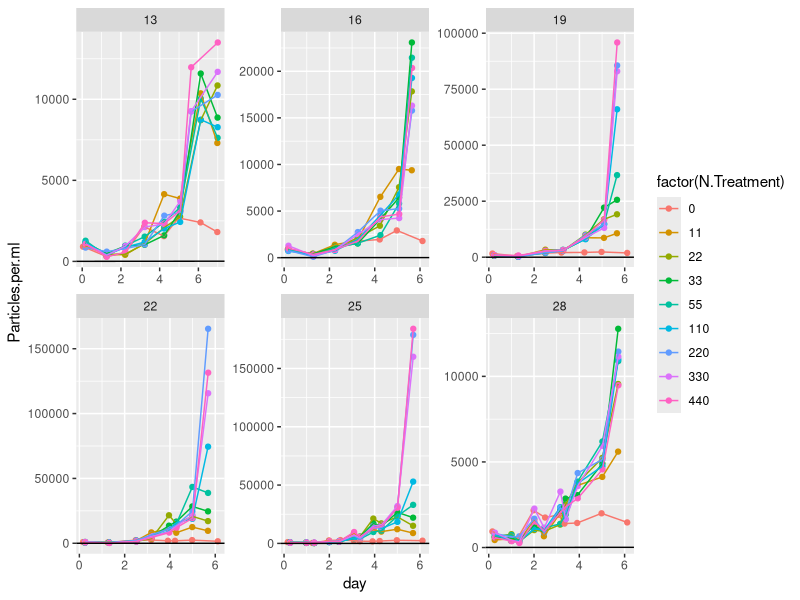
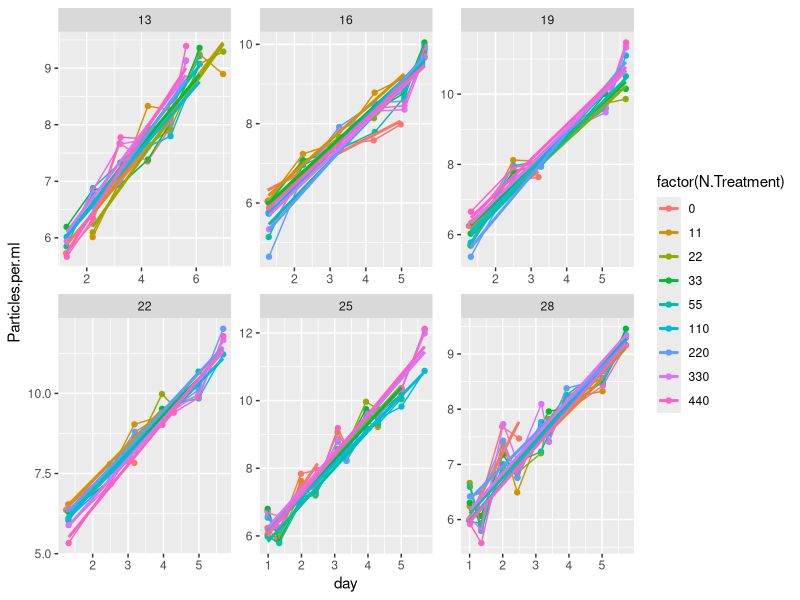

Generate these figures, in order, with R: (Note: this script raises an error after producing the figures.)
library(tidyverse)
library(broom)
library(minpack.lm)
library(purrr)
library(stringr)
library(dplyr)

CS <- read_csv("data/monod_data/CS_15_08_04.csv")


#take raw data, add actual N concentrations
CSN<- CS %>% 	
  mutate(day = Hours.since.Innoc/24) %>% 
  mutate(N.Treatment = str_replace(N.Treatment, "1", "11")) %>%
  mutate(N.Treatment = str_replace(N.Treatment, "2", "22")) %>% 
  mutate(N.Treatment = str_replace(N.Treatment, "3", "33")) %>%
  mutate(N.Treatment = str_replace(N.Treatment, "4", "55")) %>%
  mutate(N.Treatment = str_replace(N.Treatment, "5", "110")) %>%
  mutate(N.Treatment = str_replace(N.Treatment, "6", "220")) %>%
  mutate(N.Treatment = str_replace(N.Treatment, "7", "330")) %>%
  mutate(N.Treatment = str_replace(N.Treatment, "8", "440")) %>%  
  mutate(N.Treatment = str_replace(N.Treatment, "1105", "55")) %>% 
  mutate(N.Treatment = as.numeric(N.Treatment))

#plot raw data 
CSN %>% 
  #mutate(Particles.per.ml = log(Particles.per.ml)) %>% 
  ggplot(data = ., aes(x = day, y = Particles.per.ml, color = factor(N.Treatment))) + geom_point() +
  facet_wrap( ~ Temperature, scales = "free") + geom_line() + geom_abline(slope = 1, intercept = 5)


#filter out data where K seems to have been reaCSed beyond the variability expected by noise (quite arbitrary)
CSfiltered<- CS %>% 
  mutate(day = Hours.since.Innoc/24) %>% 
  filter(  Temperature == 13 & N.Treatment == 8 & day<6.5|
           Temperature == 13 & N.Treatment == 7 & day<6.5|
           Temperature == 13 & N.Treatment == 6 & day<6.5 & day>2| 
           Temperature == 13 & N.Treatment == 5 & day<6.5|
           Temperature == 13 & N.Treatment == 4 & day<6.5|
           Temperature == 13 & N.Treatment == 3 & day<6.5|
           Temperature == 13 & N.Treatment == 2 & day<7 & day>2|
           Temperature == 13 & N.Treatment == 1 & day<7 & day>2|
           Temperature == 13 & N.Treatment == 0 & day<5.5 & day>0.5|
           Temperature == 16 & N.Treatment == 8 & day<6|
           Temperature == 16 & N.Treatment == 7 & day<6|
           Temperature == 16 & N.Treatment == 6 & day<6| 
           Temperature == 16 & N.Treatment == 5 & day<6|
           Temperature == 16 & N.Treatment == 4 & day<6|
           Temperature == 16 & N.Treatment == 3 & day<6|
           Temperature == 16 & N.Treatment == 2 & day<6|
           Temperature == 16 & N.Treatment == 1 & day<5.5|
           Temperature == 16 & N.Treatment == 0 & day<5.5 & day>0.5|
           Temperature == 19 & N.Treatment == 8 & day<6|
           Temperature == 19 & N.Treatment == 7 & day<6|
           Temperature == 19 & N.Treatment == 6 & day<6| 
           Temperature == 19 & N.Treatment == 5 & day<6|
           Temperature == 19 & N.Treatment == 4 & day<6|
           Temperature == 19 & N.Treatment == 3 & day<6 |
           Temperature == 19 & N.Treatment == 2 & day<6 |
           Temperature == 19 & N.Treatment == 1 & day<5 |
           Temperature == 19 & N.Treatment == 0 & day<3.5 & day>0.5|
           Temperature == 22 & N.Treatment == 8 & day<6 |
           Temperature == 22 & N.Treatment == 7 & day<6 |
           Temperature == 22 & N.Treatment == 6 & day<6 | 
           Temperature == 22 & N.Treatment == 5 & day<6 |
           Temperature == 22 & N.Treatment == 4 & day<5.5 |
           Temperature == 22 & N.Treatment == 3 & day<5.5 |
           Temperature == 22 & N.Treatment == 2 & day<5.5 |
           Temperature == 22 & N.Treatment == 1 & day<4 |
           Temperature == 22 & N.Treatment == 0 & day<3.5 & day>0.5|
           Temperature == 25 & N.Treatment == 8 & day<6 |
           Temperature == 25 & N.Treatment == 7 & day<6 |
           Temperature == 25 & N.Treatment == 6 & day<6 | 
           Temperature == 25 & N.Treatment == 5 & day<6 |
           Temperature == 25 & N.Treatment == 4 & day<5.5 |
           Temperature == 25 & N.Treatment == 3 & day<5.5 |
           Temperature == 25 & N.Treatment == 2 & day<5.5 |
           Temperature == 25 & N.Treatment == 1 & day<4.5 |
           Temperature == 25 & N.Treatment == 0 & day<2.8 & day>0.5|
           Temperature == 28 & N.Treatment == 8 & day<6 |
           Temperature == 28 & N.Treatment == 7 & day<6 |
           Temperature == 28 & N.Treatment == 6 & day<6 | 
           Temperature == 28 & N.Treatment == 5 & day<6 |
           Temperature == 28 & N.Treatment == 4 & day<6 |
           Temperature == 28 & N.Treatment == 3 & day<6 |
           Temperature == 28 & N.Treatment == 2 & day<6 |
           Temperature == 28 & N.Treatment == 1 & day<5.5 |
           Temperature == 28 & N.Treatment == 0 & day>0.5 & day<2.8  )

#take filtered data, add actual N concentrations
CSfilteredN <- CSfiltered %>% 	
  mutate(N.Treatment = str_replace(N.Treatment, "1", "11")) %>%
  mutate(N.Treatment = str_replace(N.Treatment, "2", "22")) %>% 
  mutate(N.Treatment = str_replace(N.Treatment, "3", "33")) %>%
  mutate(N.Treatment = str_replace(N.Treatment, "4", "55")) %>%
  mutate(N.Treatment = str_replace(N.Treatment, "5", "110")) %>%
  mutate(N.Treatment = str_replace(N.Treatment, "6", "220")) %>%
  mutate(N.Treatment = str_replace(N.Treatment, "7", "330")) %>%
  mutate(N.Treatment = str_replace(N.Treatment, "8", "440")) %>%  
  mutate(N.Treatment = str_replace(N.Treatment, "1105", "55")) %>% 
  mutate(N.Treatment = as.numeric(N.Treatment))


#plot filtered data - linear model fits...
CSfilteredN %>% 
  filter(day>0.5) %>% 
  mutate(Particles.per.ml = log(Particles.per.ml+1)) %>% 
  ggplot(data = ., aes(x = day, y = Particles.per.ml, color = factor(N.Treatment))) + geom_point() +
  facet_wrap( ~ Temperature, scales = "free") + geom_line() + 
  geom_smooth(method=lm, se=FALSE) 


linear_r<-CSfilteredN %>% 
    mutate(Particles.per.ml = log(Particles.per.ml)) %>% 
    filter(day>0.5) %>% 
    group_by(N.Treatment, Temperature) %>% 
    do(tidy(lm(Particles.per.ml ~ day, data=.))) 
write_csv(linear_r, "data-processed/CS_r_lm.csv")

#plot monod curves with error
linear_r %>% 
    filter(term=="day") %>% 
    ggplot(aes(x = N.Treatment, y = estimate, color = factor(N.Treatment))) + geom_point(size = 4) +
      theme_bw() + facet_wrap( ~ Temperature) + 
    geom_errorbar(aes(ymin=estimate-std.error, ymax=estimate+std.error), width=.2)
ggsave("figures/CS_monod_curves.png")

#plot linear fit over raw data
linear_r_aug<- CSfilteredN %>% 
  mutate(Particles.per.ml = log(Particles.per.ml+1)) %>% 
  filter(day>0.5) %>% 
  group_by(N.Treatment, Temperature) %>% 
  do(augment(lm(Particles.per.ml ~ day, data=.))) 

CSN %>% 
  mutate(Particles.per.ml = log(Particles.per.ml)) %>% 
  filter(N.Treatment==11) %>% 
  ggplot(data = ., aes(x = day, y = Particles.per.ml, color = factor(N.Treatment))) + 
           geom_point() +
  facet_wrap( ~ Temperature, scales = "free") + geom_line() + 
  geom_line(data=subset(linear_r_aug, linear_r_aug$N.Treatment==11), aes(x=day, y=.fitted, colour=factor(N.Treatment)))
  #geom_line(data=linear_r_aug, aes(x=day, y=.fitted, colour=factor(N.Treatment)))

ggsave("figures/CS_linear_R_fits.png")

#fitting monod curve -------
CS_r_lm<-read_csv("data-processed/CS_r_lm.csv") #read in the data

CS_ks_umax<-CS_r_lm %>%
  filter(N.Treatment!=0) %>%
  filter(term=="day") %>% 
  group_by(Temperature) %>% 
  mutate(r_estimate=estimate) %>% 
  do(tidy(nls(r_estimate ~ umax* (N.Treatment / (ks+ N.Treatment)),
              data= .,  start=list(ks = 0.001, umax = 0.01), algorithm="port", lower=list(c=0, d=0),
              control = nls.control(maxiter=100, minFactor=1/204800000))))
write_csv(CS_ks_umax, "data-processed/CS_ks_umax.csv")

CS_ks_umax_fitted<-CS_r_lm %>%
  filter(N.Treatment!=0) %>%
  filter(term=="day") %>% 
  group_by(Temperature) %>% 
  mutate(r_estimate=estimate) %>% 
  do(augment(nls(r_estimate ~ umax* (N.Treatment / (ks+ N.Treatment)),
                 data= .,  start=list(ks = 0.001, umax = 0.01), algorithm="port", lower=list(c=0, d=0),
                 control = nls.control(maxiter=100, minFactor=1/204800000))))

#plot monod curves with fitted line
linear_r %>% 
  filter(term=="day") %>% 
  filter(N.Treatment!=0) %>%
  ggplot(aes(x = N.Treatment, y = estimate, color = factor(N.Treatment))) + geom_point(size = 4) +
  theme_bw() + facet_wrap( ~ Temperature) + 
  geom_errorbar(aes(ymin=estimate-std.error, ymax=estimate+std.error), width=.2) + 
  geom_line(data=CS_ks_umax_fitted, aes(x=N.Treatment, y=.fitted), color=1) 


#stat_function(fun = function(x) test$umax[3]*(x / (test$ks[3]+ x)))
#joey please help me draw line from a dataframe that parse out over plots by temperature

CS_ks_umax %>%
  filter(term=="umax") %>%
  ggplot(aes(x = Temperature, y = estimate)) + geom_point(size = 2) +
  geom_errorbar(aes(ymin=estimate-std.error, ymax=estimate+std.error), width=.2)
  
CS_ks_umax %>%
  filter(term=="ks") %>%
  ggplot(aes(x = Temperature, y = estimate)) + geom_point(size = 4) +
  geom_errorbar(aes(ymin=estimate-std.error, ymax=estimate+std.error), width=.2)


# plot R-star ------------
#R* = mKs / umax - m
#
#set m at 0.1
CS_umax<- CS_ks_umax %>%
  filter(term=="umax") 
CS_ks<- CS_ks_umax %>%
  filter(term=="ks") 
m<-rep(0.1, 6)
CS_umax$rstar<-m * CS_ks$estimate / (CS_umax$estimate - m)
CS_umax %>%
  ggplot(aes(x = Temperature, y = rstar)) + geom_point(size = 4) 

#next redo this by pulling 1000 iterations from umax and k estimates with norm dist with se
#write a function to draw random numbers with a boundary of 0:
rtnorm <- function(n, mean, sd, a = -Inf, b = Inf){
  qnorm(runif(n, pnorm(a, mean, sd), pnorm(b, mean, sd)), mean, sd)
}

CS_rstar_norm_summ<-data.frame(median=1:6, lci=1:6, uci=1:6, Temperature=CS_ks$Temperature)
for(i in 1:length(TT_umax$estimate)){
  rstar_norm<-(rtnorm(n=100, mean=CS_ks$estimate[i], sd=CS_ks$std.error[i], a=0, b=Inf)*m)/
    (rnorm(100, mean=CS_umax$estimate[i], sd=CS_umax$std.error[i])-m)
  CS_rstar_norm_summ[i,c(1:3)]<-quantile(rstar_norm, c(0.5, 0.05, 0.95))
}

write_csv(CS_rstar_norm_summ, "data-processed/CS_rstar.csv")

with(CS_rstar_norm_summ, plot(median~Temperature, ylim=c(0, max(uci)*2), ylab="R star, uM", las=1))
with(CS_rstar_norm_summ, segments(Temperature, lci, 
                                  Temperature, uci))

#
#
#
#
# previous coding working in non-logged data, fitting exponential curve
CSfilteredN %>% 
  group_by(Temperature, N.Treatment) %>% 
  do(tidy(nls(Particles.per.ml ~ 75 * (1+a)^(Hours.since.Innoc),
              data= .,  start=list(a=0.01),
              control = nls.control(maxiter=100, minFactor=1/204800000)))) %>% 
  ungroup() %>% 
  ggplot(aes(x = N.Treatment, y = estimate, color = factor(N.Treatment))) + geom_point(size = 4) +
  geom_line() + theme_bw() + facet_wrap( ~ Temperature)
ggsave("figures/CS_monod_curves.png")
  

CSfilteredN %>% 
  group_by(Temperature, N.Treatment) %>% 
  do(tidy(nls(Particles.per.ml ~ 75 * (1+a)^(Hours.since.Innoc),
              data= .,  start=list(a=0.01),
              control = nls.control(maxiter=100, minFactor=1/204800000)))) %>% 
  ungroup() %>% 
  ggplot(aes(x = N.Treatment, y = estimate, color = factor(N.Treatment))) + geom_point(size = 4) +
  geom_line() + theme_bw() + facet_wrap( ~ Temperature)
ggsave("figures/CS_monod_curves.png")

CS_r <- CSfilteredN %>% 
  group_by(Temperature, N.Treatment) %>% 
  do(tidy(nls(Particles.per.ml ~ 75 * (1+a)^(Hours.since.Innoc),
              data= .,  start=list(a=0.01),
              control = nls.control(maxiter=100, minFactor=1/204800000)))) 

write_csv(CS_r, "data-processed/fitted_r_CS_from_2015.csv")


CSfilteredN %>% 
  group_by(Temperature, N.Treatment) %>% 
  do(tidy(nls(Particles.per.ml ~ 75 * (1+a)^(Hours.since.Innoc),
              data= .,  start=list(a=0.01),
              control = nls.control(maxiter=100, minFactor=1/204800000)))) %>% 
  ggplot(aes(x = Temperature, y = estimate, color = factor(Temperature))) + geom_point(size = 4) +
  geom_line() + theme_bw() + facet_wrap( ~ N.Treatment)
ggsave("figures/CS_TPC_by_nitrate_curves.png")


#set up the bootstrapping
for (j in c(13, 16, 19, 22, 25, 28)){
  for (k in c(0, 11, 22, 33, 55, 110, 220, 440)){
    test<-subset(CSfilteredN, CSfilteredN$Temperature==j & CSfilteredN$N.Treatment==k)
    boot_r<-1:1000
    for(i in 1:1000){
      mod<-sample_n(test, 5) %>% #take a sample of 5 of the sample days
        do(tidy(nls(Particles.per.ml ~ 75 * (1+a)^(Hours.since.Innoc),
                    data= .,  start=list(a=0.01),
                    control = nls.control(maxiter=100, minFactor=1/204800000))))
      boot_r[i]<-mod$estimate
      name<-data.frame(a=boot_r, Temperature=test$Temperature[1], N.Treatment=test$N.Treatment[1])
      assign(paste("CSboot_r_unique", test$Temperature[1], test$N.Treatment[1], sep ="_"), name)
    }
  }
}

par(mfrow=c(1,1))
plot(boot_r)
median(boot_r)
plot(quantile(boot_r, c(0.05, 0.5, 0.95)))


# bind all of the objects that start with boot_r_unique
CS_unique_boots<-do.call("rbind", mget(ls(pattern="CSboot_r_unique")))

#plot the jacknifed data - monod
CS_unique_boots %>% 
  group_by(Temperature, N.Treatment) %>% 
  ggplot(aes(x = N.Treatment, y = a, color = factor(N.Treatment))) + geom_point(size = 1) +
  theme_bw() + facet_wrap( ~ Temperature) + stat_summary(
    mapping = aes(x = N.Treatment, y = a),
    fun.ymin = function(z) { quantile(z,0.05) },
    fun.ymax = function(z) { quantile(z,0.95) },
    fun.y = median, pch=1, size = 0.5, colour="black")

ggsave("figures/CS_monod_bootstrapped.png")
